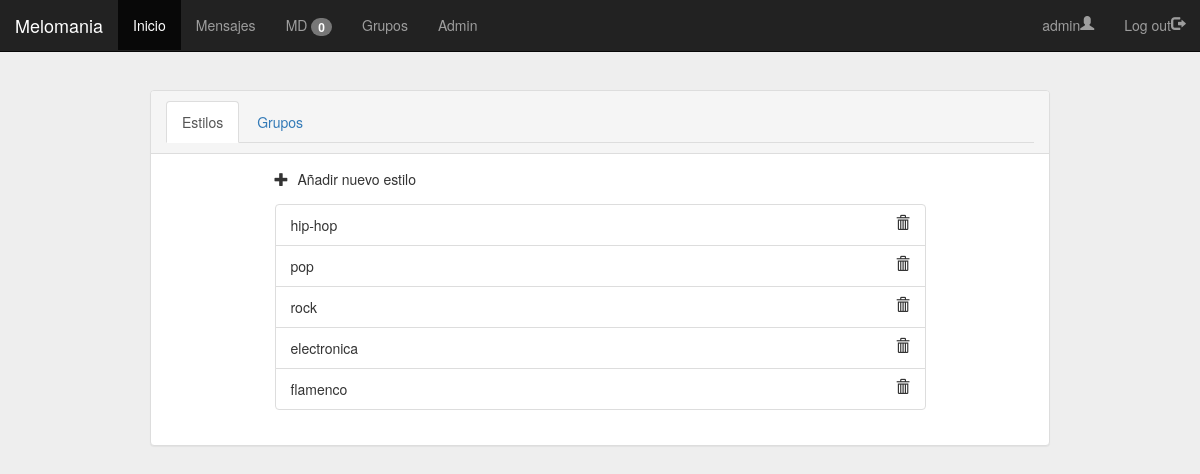
/admin.php (signed in), run on the app's committed database.
### tables this page shows
CREATE TABLE `estilos` (
  `id_estilo` int(11) NOT NULL,
  `nombre` varchar(24) NOT NULL
);

### modelo/estiloDAO.php (called while the page is built, shortened)
<?php
  require_once("estilo.php");
  class EstiloDAO {
    public function getStyles(){
      $con = DB::getInstance()->getConnection();
      $result = array();
      $query = "SELECT * FROM estilos";
      if ($res = $con->query($query)){
        while($row = $res->fetch_row()){
          $estilo = new Estilo($row[0], $row[1]);
          array_push($result, $estilo);
        }
      }
      return  $result;
    }
  }
?>

### modelo/estilo.php (called while the page is built, shortened)
<?php
  class Estilo {
    private $name;
    public function __construct($id, $name){
      $this->name = $name;
    }
    public function getName(){
      return $this->name;
    }
  }
 ?>

### admin.php (the view, shortened to what this page needs)
<?php session_start();
require_once("modelo/estiloDAO.php");
require_once("modelo/estilo.php");
?>
<!DOCTYPE html>
<html>
  <head>
    <link rel="stylesheet" type="text/css" href="./style/styles.css">
    <link rel="stylesheet" href="https://maxcdn.bootstrapcdn.com/bootstrap/3.3.7/css/bootstrap.min.css">
  </head>
  <body>
    <?php include ('cabecera.php');?>
    <div class="wrapper">
      <div class="panel with-nav-tabs panel-default">
          <div class="panel-heading">
            <ul class="nav nav-tabs">
              <li class="active"><a href="#tab1default" data-toggle="tab">Estilos</a></li>
              <li><a href="#tab2default" data-toggle="tab">Grupos</a></li>
            </ul>
          </div>
          <div class="panel-body">
              <div class="tab-content">
                  <div class="tab-pane fade in active" id="tab1default">
                    <div class="message" data-toggle="modal" data-target="#estilos">
                      <span class="glyphicon glyphicon-plus"></span>
                      <p>Añadir nuevo estilo</p>
                    </div>
                    <ul class="list-group">
                      <?php
                        $styleDAO = new EstiloDAO();
                        $listStyles = $styleDAO->getStyles();
                        foreach($listStyles as $style){ ?>
                          <li class="list-group-item"><?php echo $style->getName() ?><spam class="glyphicon glyphicon-trash"></spam></li>
                        <?php }
                       ?>
                    </ul>
                  </div>
                  </div>
              </div>
          </div>
      </div>
  </body>
</html>

### style/styles.css (style rules this page uses)
body { background: #eee !important; padding-top: 45px; }
.wrapper { margin-top: 45px; margin-bottom: 80px; }
.list-group { width: 75%; margin: auto; }
.message { width: 75%; margin: auto; padding-bottom: 15px; cursor: pointer; }
.message p { display: inline; margin-left: 5px; }
div.panel { width:75%; margin:auto; }
spam.glyphicon { float:right; }

### data on the page
estilos: nombre "hip-hop"
estilos: nombre "pop"
estilos: nombre "rock"
estilos: nombre "electronica"
estilos: nombre "flamenco"

### other printed values
$menDAO->getCountNoReadMessages() "0"
$_SESSION["name"] "admin"
